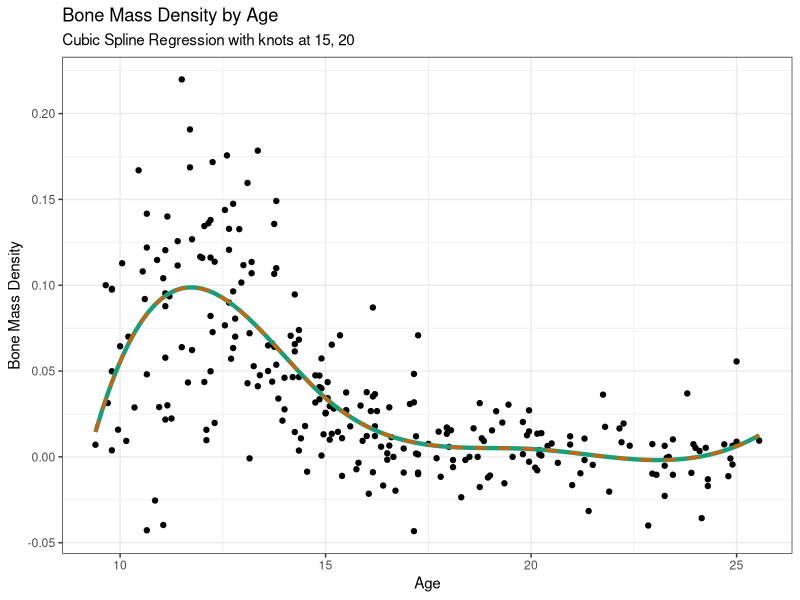

Generate this figure with R: (Note: this script raises an error after producing the figure.)
## ---- chunk 1
knitr::opts_chunk$set(echo = TRUE)
library(tidyverse)
library(splines)
## ---- chunk 2
bone_mass <- read_delim("BoneMassData.txt", delim = " ")

females <- bone_mass %>% filter(gender == "female")


y <- females$spnbmd
x <- females$age

h_5 <- function(x, zeta_1 = 15){ifelse((x - zeta_1) > 0, (x - zeta_1)^3, 0)}
h_6 <- function(x, zeta_2 = 20){ifelse((x - zeta_2) > 0, (x - zeta_2)^3, 0)}

B <- matrix(
  c(rep(1, length(x)),
  x,
  x^2,
  x^3,
  h_5(x),
  h_6(x)),
  ncol = 6
)

alpha <- solve(t(B) %*% B) %*% t(B) %*% y

## ---- chunk 3

S_x <- function(x, zeta_1 = 15, zeta_2 = 20, A = alpha){
  H <- matrix(
    c(rep(1, length(x)),
    x, 
    x^2, 
    x^3, 
    h_5(x), 
    h_6(x)),
    ncol = 6
  )
  Sx <- apply(H,1,function(x){sum(A*x)})
  return(Sx)
}

ggplot(data = females, aes(x = age, y = spnbmd)) +
  geom_point() +
  theme_bw() +
  stat_function(fun = S_x, color = "#1B9E77", size = 1.5) +
  geom_smooth(method = "lm", formula = y ~ bs(x, knots=c(15,20)), 
              alpha = 0, color = "#D95F02", linetype = 2, size = 1) +
  labs(x = "Age", y = "Bone Mass Density", 
       title = "Bone Mass Density by Age", 
       subtitle = "Cubic Spline Regression with knots at 15, 20")

## ---- chunk 4
options(digits = 16)
i <- seq(-20,0,1)
h <- 10^i

finite_difference_1 <- function(x,h){
  fx <- (exp(x + h) - exp(x)) / h
  
  return(fx)
}

finite_difference_2 <- function(x,h){
  fx <- (exp(x + h) - exp(x - h)) / (2 * h)
  
  return(fx)
}

differences_1 <- sapply(h, finite_difference_1, x = 0)
differences_2 <- sapply(h, finite_difference_2, x = 0)

results <- data.frame(
  h = format(10^i, scientific = T, digits = 2),
  fin_diff_1 = differences_1,
  fin_diff_2 = differences_2
)

print(xtable::xtable(results, digits = 16), comment = F)


result_errors <- data.frame(h = results$h,
                             error_1 = results$fin_diff_1 - 1,
                             error_2 = results$fin_diff_2 - 1)

print(xtable::xtable(result_errors, digits = 16), comment = F)
## ---- chunk 5
norm_cdf <- function(z){1 / (sqrt(2 * pi)) * exp(-z^2 / 2)}
integrate(norm_cdf, 0, 7.5, subdivisions = 100)

Fapprox <- function(n, method = "reimann", upperlimit = 7.5){
  `%notin%` = Negate(`%in%`)
  if(method %notin% c("reimann", "trapezoid", "useR")){
    return("Please enter a valid integration method")
  }
  
  h <- upperlimit / n
  
  rectangle <- function(z){
    height <- 1 / sqrt(2 * pi) * exp(-(z^2) / 2)
    width <- h
    area <- height * width
    return(area)
  }
  
  trapezoid <- function(z){
    height_1 <- 1 / sqrt(2 * pi) * exp(-(z^2) / 2)
    height_2 <- 1 / sqrt(2 * pi) * exp(-((z + h)^2) / 2)
    area <- (height_1 + height_2) / 2 * h
    
  }
  
  if(method == "reimann"){
    cuts <- seq(0, upperlimit, h)
    norm_cdf <- sum(sapply(cuts[-n], rectangle))
  }else if(method == "trapezoid"){
    cuts <- seq(0, upperlimit, h)
    norm_cdf <- sum(sapply(cuts[-n], trapezoid))
  }else{
    norm_cdf_func <- function(z){1 / (sqrt(2 * pi)) * exp(-z^2 / 2)}
    norm_cdf <- integrate(norm_cdf_func, 0, 
                          upperlimit, 
                          subdivisions = n)$value
  }
  return(norm_cdf)
  
}

n_s <- c(10,100,1000,10000)
evaluations <- data.frame(
  n = format(n_s, digits = 0),
  Riemann = sapply(n_s, Fapprox),
  Trapezoid = sapply(n_s, Fapprox, method = "trapezoid"),
  useR = sapply(n_s, Fapprox, method = "useR")
)

print(xtable::xtable(evaluations, digits = 16), comment = F)


